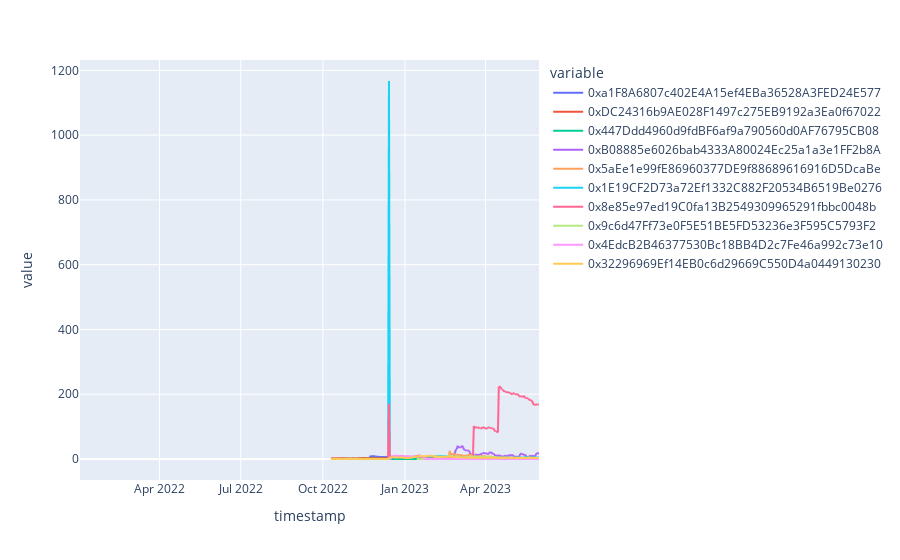

Notebook code cell kept with this figure:
### Code cell
from glob import glob
import pandas as pd

import plotly.express as px
paths = glob('/home/parker/Documents/Tokemak/tokemak-analytics/.data/lsd_eth/daily_snapshots/*.csv')
df = pd.concat([pd.read_csv(p, parse_dates=True, index_col=0)['raw_incentive_apr'] for p in paths], axis=1)
df.columns = [pd.read_csv(p, parse_dates=True, index_col=0)['pool_address'][0] for p in paths]
px.line(df)

### Figure 1 — Plotly figure (JSON) as saved in the notebook; plotly's stock layout.template omitted (floating-point values rounded to 4 significant figures; data arrays with more than 128 entries replaced by an {"elided": "..."} marker saying what was removed)
{"data": [{"hovertemplate": "variable=0xa1F8A6807c402E4A15ef4EBa36528A3FED24E577<br>timestamp=%{x}<br>value=%{y}<extra></extra>", "legendgroup": "0xa1F8A6807c402E4A15ef4EBa36528A3FED24E577", "line": {"color": "#636efa", "dash": "solid"}, "marker": {"symbol": "circle"}, "mode": "lines", "name": "0xa1F8A6807c402E4A15ef4EBa36528A3FED24E577", "showlegend": true, "type": "scattergl", "x": {"elided": "515 str values"}, "xaxis": "x", "y": {"elided": "515 float values"}, "yaxis": "y"}, {"hovertemplate": "variable=0xDC24316b9AE028F1497c275EB9192a3Ea0f67022<br>timestamp=%{x}<br>value=%{y}<extra></extra>", "legendgroup": "0xDC24316b9AE028F1497c275EB9192a3Ea0f67022", "line": {"color": "#EF553B", "dash": "solid"}, "marker": {"symbol": "circle"}, "mode": "lines", "name": "0xDC24316b9AE028F1497c275EB9192a3Ea0f67022", "showlegend": true, "type": "scattergl", "x": {"elided": "515 str values"}, "xaxis": "x", "y": {"elided": "515 float values"}, "yaxis": "y"}, {"hovertemplate": "variable=0x447Ddd4960d9fdBF6af9a790560d0AF76795CB08<br>timestamp=%{x}<br>value=%{y}<extra></extra>", "legendgroup": "0x447Ddd4960d9fdBF6af9a790560d0AF76795CB08", "line": {"color": "#00cc96", "dash": "solid"}, "marker": {"symbol": "circle"}, "mode": "lines", "name": "0x447Ddd4960d9fdBF6af9a790560d0AF76795CB08", "showlegend": true, "type": "scattergl", "x": {"elided": "515 str values"}, "xaxis": "x", "y": {"elided": "515 float values"}, "yaxis": "y"}, {"hovertemplate": "variable=0xB08885e6026bab4333A80024Ec25a1a3e1FF2b8A<br>timestamp=%{x}<br>value=%{y}<extra></extra>", "legendgroup": "0xB08885e6026bab4333A80024Ec25a1a3e1FF2b8A", "line": {"color": "#ab63fa", "dash": "solid"}, "marker": {"symbol": "circle"}, "mode": "lines", "name": "0xB08885e6026bab4333A80024Ec25a1a3e1FF2b8A", "showlegend": true, "type": "scattergl", "x": {"elided": "515 str values"}, "xaxis": "x", "y": {"elided": "515 float values"}, "yaxis": "y"}, {"hovertemplate": "variable=0x5aEe1e99fE86960377DE9f88689616916D5DcaBe<br>timestamp=%{x}<br>value=%{y}<extra></extra>", "legendgroup": "0x5aEe1e99fE86960377DE9f88689616916D5DcaBe", "line": {"color": "#FFA15A", "dash": "solid"}, "marker": {"symbol": "circle"}, "mode": "lines", "name": "0x5aEe1e99fE86960377DE9f88689616916D5DcaBe", "showlegend": true, "type": "scattergl", "x": {"elided": "515 str values"}, "xaxis": "x", "y": {"elided": "515 float values"}, "yaxis": "y"}, {"hovertemplate": "variable=0x1E19CF2D73a72Ef1332C882F20534B6519Be0276<br>timestamp=%{x}<br>value=%{y}<extra></extra>", "legendgroup": "0x1E19CF2D73a72Ef1332C882F20534B6519Be0276", "line": {"color": "#19d3f3", "dash": "solid"}, "marker": {"symbol": "circle"}, "mode": "lines", "name": "0x1E19CF2D73a72Ef1332C882F20534B6519Be0276", "showlegend": true, "type": "scattergl", "x": {"elided": "515 str values"}, "xaxis": "x", "y": {"elided": "515 float values"}, "yaxis": "y"}, {"hovertemplate": "variable=0x8e85e97ed19C0fa13B2549309965291fbbc0048b<br>timestamp=%{x}<br>value=%{y}<extra></extra>", "legendgroup": "0x8e85e97ed19C0fa13B2549309965291fbbc0048b", "line": {"color": "#FF6692", "dash": "solid"}, "marker": {"symbol": "circle"}, "mode": "lines", "name": "0x8e85e97ed19C0fa13B2549309965291fbbc0048b", "showlegend": true, "type": "scattergl", "x": {"elided": "515 str values"}, "xaxis": "x", "y": {"elided": "515 float values"}, "yaxis": "y"}, {"hovertemplate": "variable=0x9c6d47Ff73e0F5E51BE5FD53236e3F595C5793F2<br>timestamp=%{x}<br>value=%{y}<extra></extra>", "legendgroup": "0x9c6d47Ff73e0F5E51BE5FD53236e3F595C5793F2", "line": {"color": "#B6E880", "dash": "solid"}, "marker": {"symbol": "circle"}, "mode": "lines", "name": "0x9c6d47Ff73e0F5E51BE5FD53236e3F595C5793F2", "showlegend": true, "type": "scattergl", "x": {"elided": "515 str values"}, "xaxis": "x", "y": {"elided": "515 float values"}, "yaxis": "y"}, {"hovertemplate": "variable=0x4EdcB2B46377530Bc18BB4D2c7Fe46a992c73e10<br>timestamp=%{x}<br>value=%{y}<extra></extra>", "legendgroup": "0x4EdcB2B46377530Bc18BB4D2c7Fe46a992c73e10", "line": {"color": "#FF97FF", "dash": "solid"}, "marker": {"symbol": "circle"}, "mode": "lines", "name": "0x4EdcB2B46377530Bc18BB4D2c7Fe46a992c73e10", "showlegend": true, "type": "scattergl", "x": {"elided": "515 str values"}, "xaxis": "x", "y": {"elided": "515 float values"}, "yaxis": "y"}, {"hovertemplate": "variable=0x32296969Ef14EB0c6d29669C550D4a0449130230<br>timestamp=%{x}<br>value=%{y}<extra></extra>", "legendgroup": "0x32296969Ef14EB0c6d29669C550D4a0449130230", "line": {"color": "#FECB52", "dash": "solid"}, "marker": {"symbol": "circle"}, "mode": "lines", "name": "0x32296969Ef14EB0c6d29669C550D4a0449130230", "showlegend": true, "type": "scattergl", "x": {"elided": "515 str values"}, "xaxis": "x", "y": {"elided": "515 float values"}, "yaxis": "y"}], "layout": {"legend": {"title": {"text": "variable"}, "tracegroupgap": 0}, "margin": {"t": 60}, "xaxis": {"anchor": "y", "domain": [0, 1], "title": {"text": "timestamp"}}, "yaxis": {"anchor": "x", "domain": [0, 1], "title": {"text": "value"}}}}
